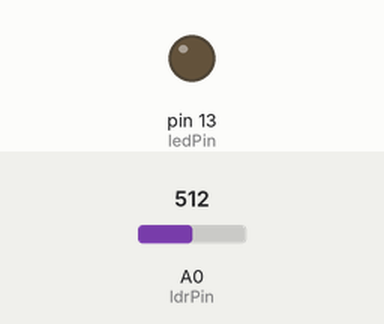
Simulated run of this sketch. Board: Arduino Uno, built with avr-gcc and run on an emulated ATmega328P. On the bench: output pins drawn as LEDs (lit = HIGH). The test bench sets the inputs (shaded band); at power-on: A0 (ldrPin) = 512. What the sketch prints to the serial monitor is not drawn.

Above: at 1.3 s.
1.4 s: A0 (ldrPin) set to 23
2.9 s: A0 (ldrPin) set to 18
At 3.6 s:
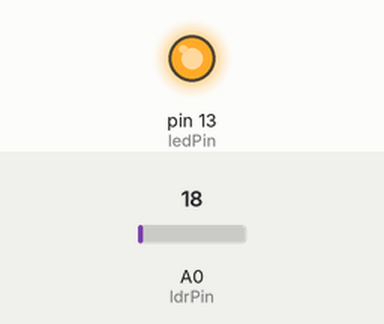
4.5 s: A0 (ldrPin) set to 122
At 4.8 s:
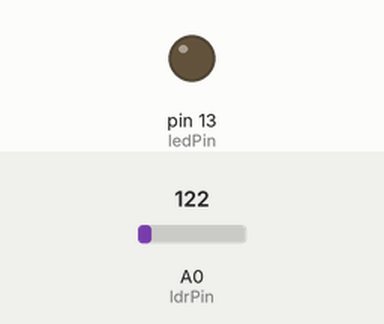
6.0 s: A0 (ldrPin) set to 10
At 7.2 s:
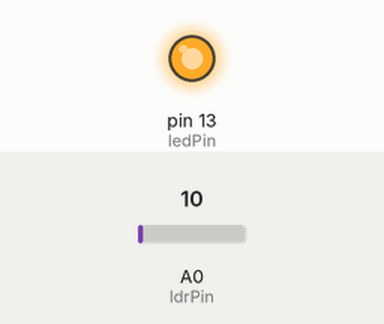
Timing chart, 0 to 8.5 s (numbered marks = the images above; inputs shaded):
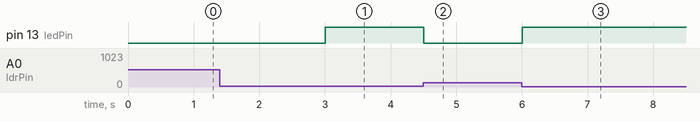

Measured:
- the behaviour switches between 21 and 20 on A0 (ldrPin) (found by bisection; images 0 and 1)
- after the input at 1.4 s, every drawn part: stays the same
- after the input at 2.9 s, pin 13 (ledPin): LOW → HIGH after 0.10 s
- after the input at 4.5 s, pin 13 (ledPin): HIGH → LOW at once
- after the input at 6.0 s, pin 13 (ledPin): LOW → HIGH at once

The sketch:

LDR-PRAC1.ino
```cpp
const int ledPin = 13;
const int ldrPin = A0;

void setup() {
  Serial.begin(9600);
  pinMode(ledPin, OUTPUT);
  pinMode(ldrPin, INPUT);
}

void loop() {
  int ldrValue = analogRead(ldrPin);
  Serial.print("LDR Value: ");
  Serial.println(ldrValue);

  if (ldrValue <= 20) {
    Serial.println("It's dark → LED ON");
    digitalWrite(ledPin, HIGH);
  } else {
    Serial.println("It's bright → LED OFF");
    digitalWrite(ledPin, LOW);
  }

  delay(500);
}
```
